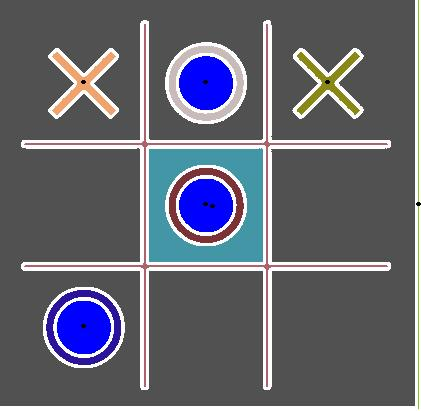
#> input picture lab10/circulosAzules.jpg, 421 x 411 px
$ python -i lab1.py   (imports and definitions only)   (Python 2 division)
#> lines starting #> are read from the running program, lines starting #| are printed output that depends on the picture
import Image
import sys
import pygame
from math import *
import random
import math

def invertir(foto,ancho,alto):
    pixel = foto.load()
    for i in range(ancho):
        for j in range(alto):
            (r,g,b) = foto.getpixel((i,j))
            if (r>0 and g>0 and b>0):
                r = 255- r
                g = 255-g
                b = 255 - b
            pixel[i,j] = (r,g,b)
    return foto
# -------------------
def toono(foto,ancho,alto):
    pixel = foto.load()
    #pixeles = []
    for i in range(ancho):
        for j in range(alto):
            (r,g,b) = foto.getpixel((i,j))
            #if (r>100 and g>100 and b>100):
            r =(r,g,b)[0]
            g = 0
            b = 0
            pixel [i,j] = (r,g,b)
    return foto
#----------------------
def contraste(foto,ancho,alto):
    z = str(raw_input('Nivel de contraste:'))
    pixel = foto.load()
    for i in range (ancho):
        for j in range(alto):
            (r,g,b) = foto.getpixel((i,j))
            prom = int((r+g+b)/3)
            pixel[i,j] = (prom,prom,prom)
            if prom>128:
                pixel[i,j]=(255,255,255)
            else:
                pixel[i,j]=(0,0,0)
    return foto

#------------------------
def lumi(foto,ancho,alto):
    mini= random.randint(1,50)
    maxi =random.randint(101,200)
    print "Valor minimo de luminosidad:"+str (mini)
    print "Valor maximo de luminosidad:"+str (maxi)
    pixel = foto.load()
    for i in range(ancho):
        for j in range(alto):
            (r,g,b) = foto.getpixel((i,j))
            promedio = int((r+g+b)/3)
            if promedio <= mini:
                promedio = 0
            if promedio >= maxi:
                promedio = 255
            pixel[i,j] = (promedio,promedio,promedio)
    return foto

#-----------------------
def main():

    img = str(raw_input('Nombre de imagen:'))
#> the answer given: lab10/circulosAzules.jpg
    foto = Image.open(img)
#> foto is the input picture: PIL image 421x411 RGB; mean R, G, B 101.9, 103.4, 113.4
    ancho,alto = foto.size
#> ancho = 421; alto = 411

    invert = invertir(foto,ancho,alto)
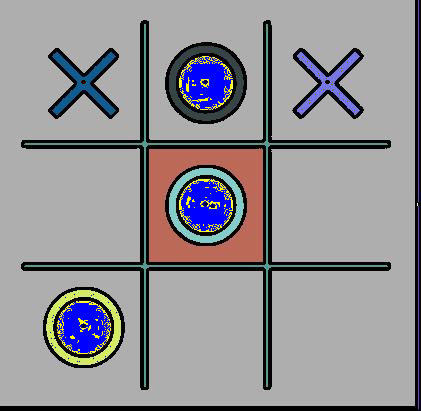
#> invert: PIL image 421x411 RGB; mean R, G, B 145.2, 143.8, 148.7
    invert.save('invertir.jpg')

    tono = toono(foto,ancho,alto)
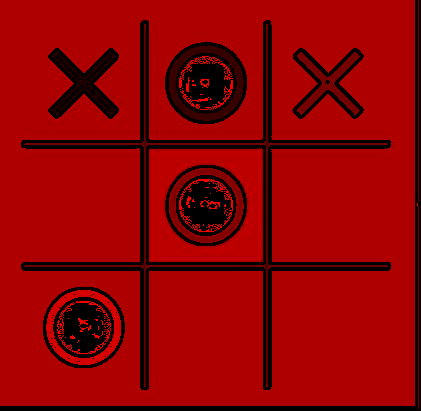
#> tono: PIL image 421x411 RGB; mean R, G, B 145.2, 0, 0
    tono.save('ton.jpg')

    foto2=Image.open(img)

    #cont = contraste(foto2,ancho,alto)
    #cont.save('cont.jpg')

    lum = lumi(foto,ancho,alto)
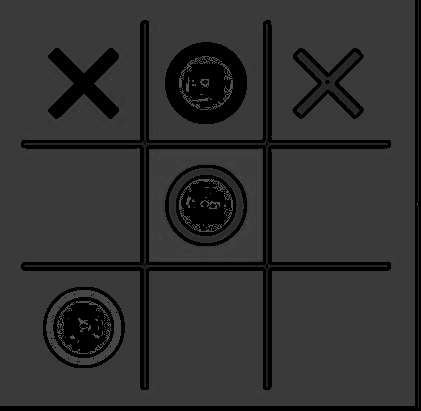
#> lum: PIL image 421x411 RGB; min 0, max 84, mean 48
    lum.save('luminosidad.jpg')
# [1 line not run here, left out]

>>> result = main()
